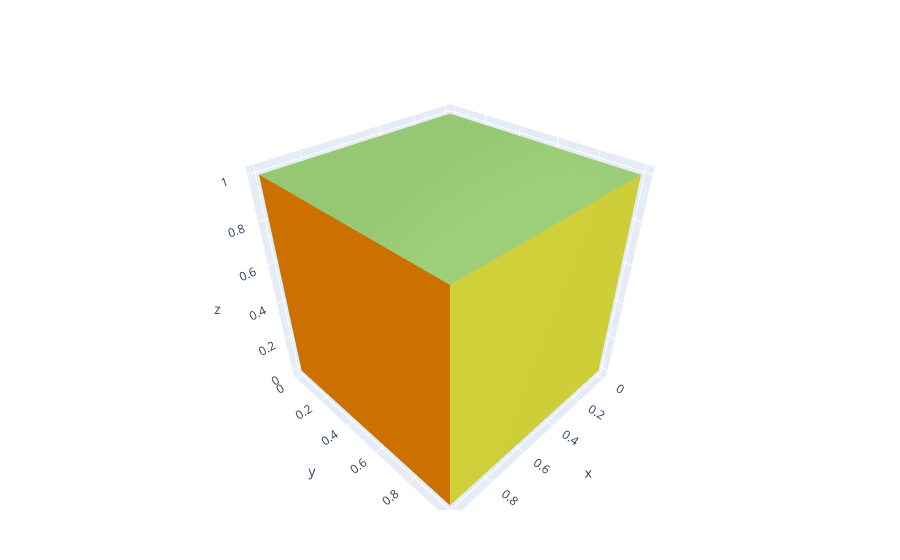

Notebook source saved alongside this figure:
### Markdown cell above
## Experimente

### Code cell
using PlotlyJS

p = Plot()

plot(mesh3d(
    x=[0, 1, 2, 0],
    y=[0, 0, 1, 2],
    z=[0, 2, 0, 1],
    #colorbar_title="z",
    colorscale=[[0, "gold"],
                [0.5, "mediumturquoise"],
                [1, "magenta"]],
    # Intensity of each vertex, which will be interpolated and color-coded
    intensity=[0, 0,0,0],
    # i, j and k give the vertices of triangles
    # here we represent the 4 triangles of the tetrahedron surface
    i=[0, 0, 0, 1],
    j=[1, 2, 3, 2],
    k=[2, 3, 1, 3],
    name="y",
    showscale=true
))

facecolor = repeat([
    "rgb(50, 200, 200)",
    "rgb(100, 200, 255)",
    "rgb(150, 200, 115)",
    "rgb(200, 200, 50)",
    "rgb(230, 200, 10)",
    "rgb(255, 140, 0)"
], inner=[2])

t = mesh3d(
    x=[0, 0, 1, 1, 0, 0, 1, 1],
    y=[0, 1, 1, 0, 0, 1, 1, 0],
    z=[0, 0, 0, 0, 1, 1, 1, 1],
    i=[7, 0, 0, 0, 4, 4, 2, 6, 4, 0, 3, 7],
    j=[3, 4, 1, 2, 5, 6, 5, 5, 0, 1, 2, 2],
    k=[0, 7, 2, 3, 6, 7, 1, 2, 5, 5, 7, 6],
    facecolor=facecolor)

plot(t)

### Figure 1 — Plotly figure (JSON) as saved in the notebook; plotly's stock layout.template omitted (floating-point values rounded to 4 significant figures)
{"data": [{"facecolor": ["rgb(50, 200, 200)", "rgb(50, 200, 200)", "rgb(100, 200, 255)", "rgb(100, 200, 255)", "rgb(150, 200, 115)", "rgb(150, 200, 115)", "rgb(200, 200, 50)", "rgb(200, 200, 50)", "rgb(230, 200, 10)", "rgb(230, 200, 10)", "rgb(255, 140, 0)", "rgb(255, 140, 0)"], "i": [7, 0, 0, 0, 4, 4, 2, 6, 4, 0, 3, 7], "j": [3, 4, 1, 2, 5, 6, 5, 5, 0, 1, 2, 2], "k": [0, 7, 2, 3, 6, 7, 1, 2, 5, 5, 7, 6], "type": "mesh3d", "x": [0, 0, 1, 1, 0, 0, 1, 1], "y": [0, 1, 1, 0, 0, 1, 1, 0], "z": [0, 0, 0, 0, 1, 1, 1, 1]}], "layout": {"margin": {"b": 50, "l": 50, "r": 50, "t": 60}}}
